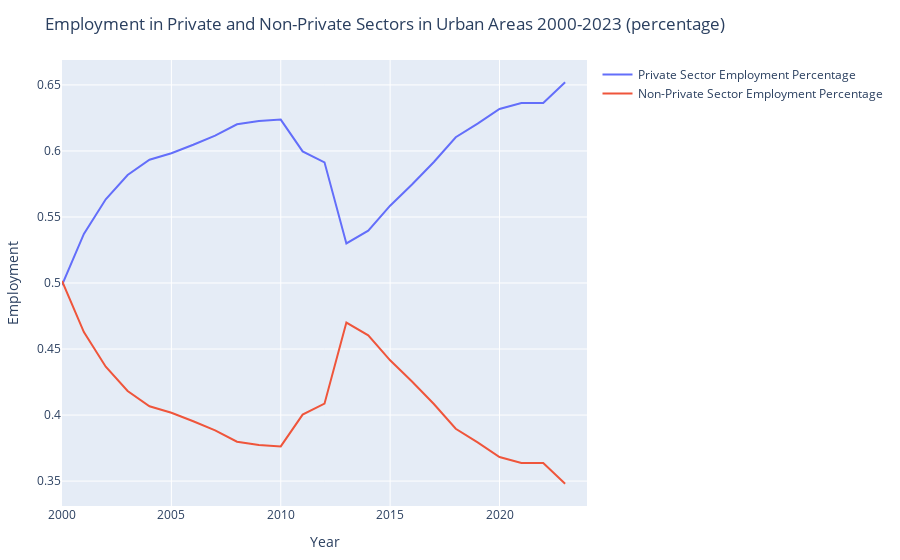

Source (notebook cell):
### Code cell
#Comparing Private and Non-Private Sector Employment in Urban Areas (percentage)
df_overview."Urban Private Sector Employment Percentage" = df_overview."Urban Private Sector Employment" ./ df_overview."Urban Employed Persons"
df_overview."Urban Non-Private Sector Employment Percentage" = df_overview."Number of Employed Persons in Urban Non-private Units" ./ df_overview."Urban Employed Persons"
private_urban_line_percentage = PlotlyJS.scatter(
    x = df_overview."Year",
    y = df_overview."Urban Private Sector Employment Percentage",
    mode = "lines",
    name = "Private Sector Employment Percentage",
    yaxis = "y"   # primary y-axis
)
non_private_urban_line_percentage = PlotlyJS.scatter(
    x = df_overview."Year",
    y = df_overview."Urban Non-Private Sector Employment Percentage",
    mode = "lines",
    name = "Non-Private Sector Employment Percentage",
    yaxis = "y"   # primary y-axis
)
layout5 = PlotlyJS.Layout(
    title = "Employment in Private and Non-Private Sectors in Urban Areas 2000-2023 (percentage)",
    xaxis = PlotlyJS.attr(title = "Year"),
    yaxis = PlotlyJS.attr(title = "Employment"),
)
display(PlotlyJS.plot([private_urban_line_percentage, non_private_urban_line_percentage], layout5))

### Figure 1 — Plotly figure (JSON) as saved in the notebook; plotly's stock layout.template omitted (floating-point values rounded to 4 significant figures)
{"data": [{"mode": "lines", "name": "Private Sector Employment Percentage", "type": "scatter", "x": [2000, 2001, 2002, 2003, 2004, 2005, 2006, 2007, 2008, 2009, 2010, 2011, 2012, 2013, 2014, 2015, 2016, 2017, 2018, 2019, 2020, 2021, 2022, 2023, 2024], "y": [0.4984, 0.5371, 0.5634, 0.5818, 0.5933, 0.5983, 0.6047, 0.6115, 0.6202, 0.6227, 0.6237, 0.5997, 0.5914, 0.53, 0.5396, 0.5586, 0.5746, 0.5916, 0.6104, 0.6207, 0.6318, 0.6362, 0.6364, 0.652, null], "yaxis": "y"}, {"mode": "lines", "name": "Non-Private Sector Employment Percentage", "type": "scatter", "x": [2000, 2001, 2002, 2003, 2004, 2005, 2006, 2007, 2008, 2009, 2010, 2011, 2012, 2013, 2014, 2015, 2016, 2017, 2018, 2019, 2020, 2021, 2022, 2023, 2024], "y": [0.5016, 0.4629, 0.4366, 0.4182, 0.4067, 0.4017, 0.3953, 0.3885, 0.3798, 0.3773, 0.3763, 0.4003, 0.4086, 0.47, 0.4604, 0.4414, 0.4254, 0.4084, 0.3896, 0.3793, 0.3682, 0.3638, 0.3636, 0.348, null], "yaxis": "y"}], "layout": {"margin": {"b": 50, "l": 50, "r": 50, "t": 60}, "title": "Employment in Private and Non-Private Sectors in Urban Areas 2000-2023 (percentage)", "xaxis": {"title": "Year"}, "yaxis": {"title": "Employment"}}}
